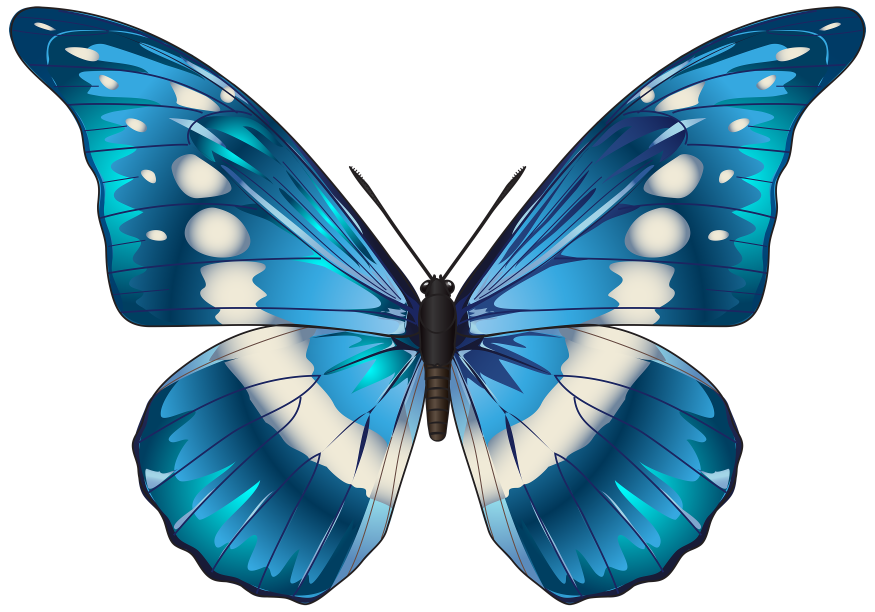
#> input picture laba7/ba.png, 3500 x 2446 px (shown at 1/4 size)
$ python 4.py
#> lines starting #> are read from the running program, lines starting #| are printed output that depends on the picture
from PIL import Image
water = "ba.png"

with Image.open (water) as img_water:
#> img_water is the input picture: PIL image 3500x2446 RGBA; mean R, G, B, A 69.3, 102.5, 121.7, 131.1
   img_water.load()

img_water = Image.open(water)
img_water = img_water.resize((img_water.width // 10, img_water. height // 10))
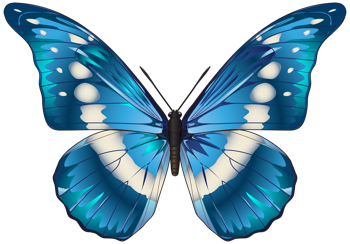
#> img_water: PIL image 350x244 RGBA; mean R, G, B, A 31.5, 63.1, 79, 131.1; transparent parts drawn white
filename ="1.jpg"
with Image. open (filename) as img:
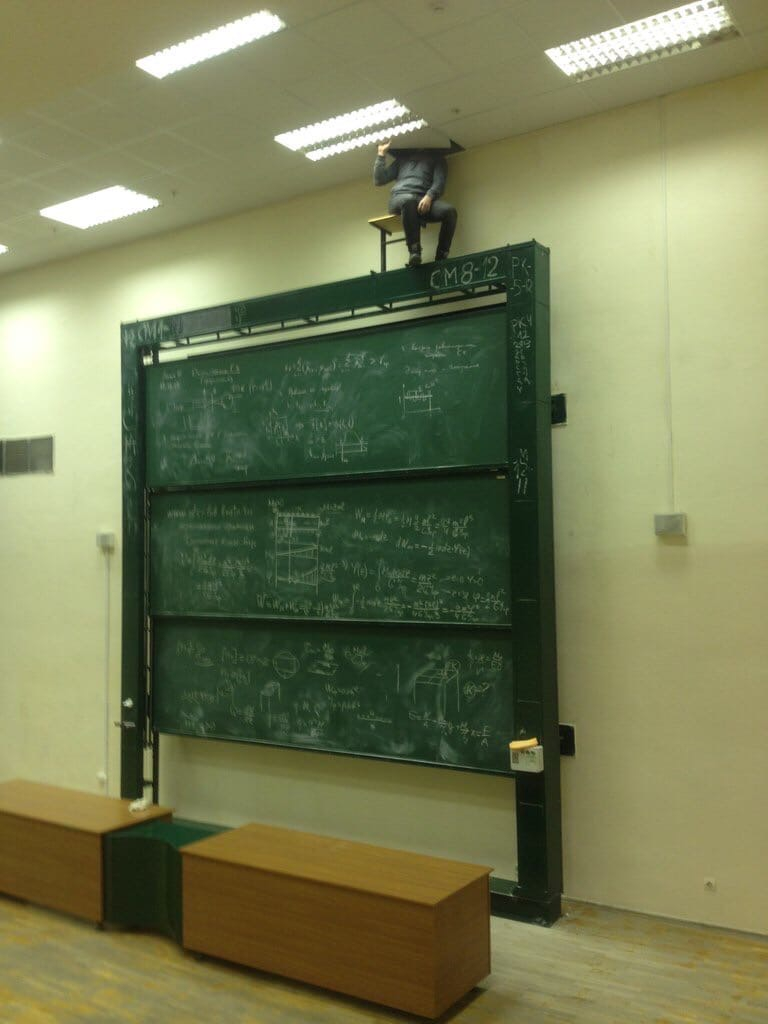
#> input picture laba7/1.jpg, 768 x 1024 px
#> img is the input picture: PIL image 768x1024 RGB; mean R, G, B 118.7, 123.8, 84.8
   img.load ()
img.paste(img_water, (42, 50), img_water)
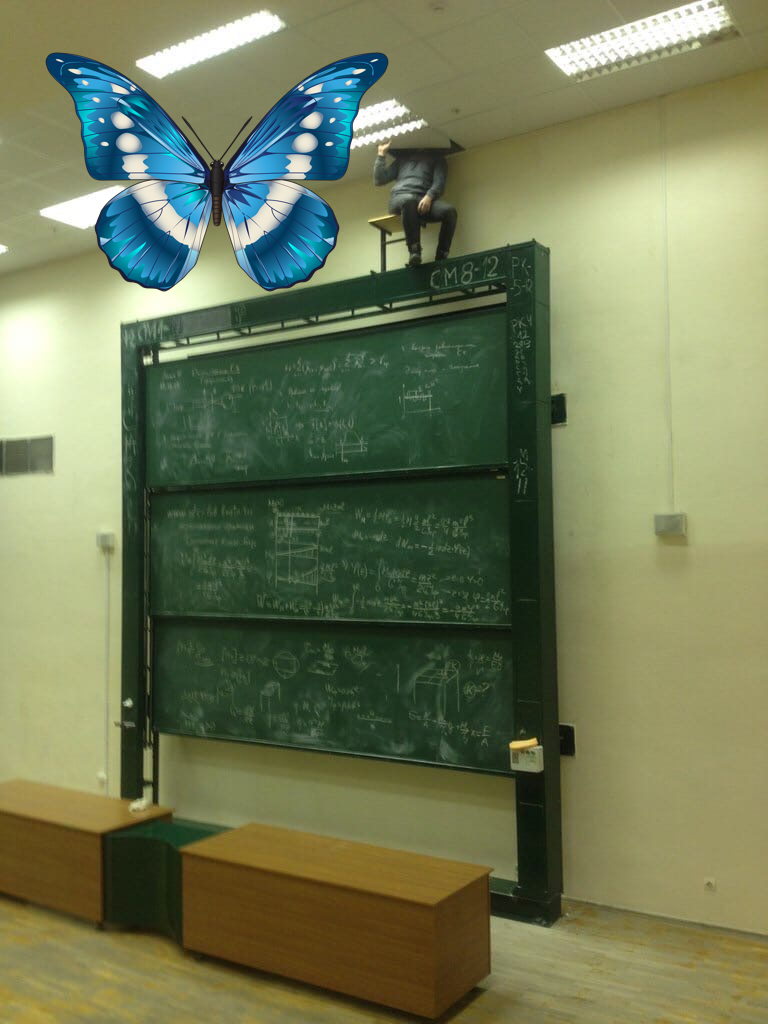
#> img: PIL image 768x1024 RGB; mean R, G, B 114, 122.3, 87.2
img.save ("watermark.png")
img.show()
